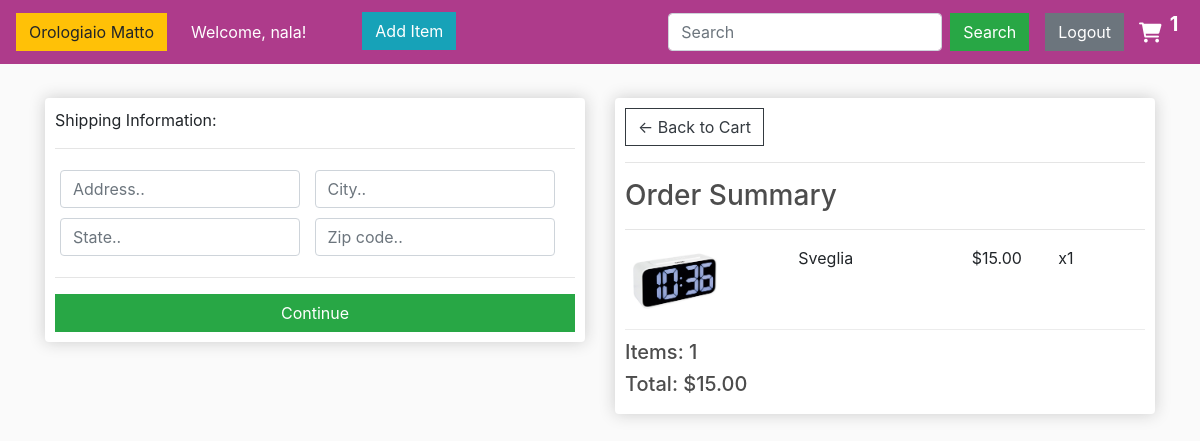
The page /checkout/ (signed in) on the database its author committed.
### ppm_products/models.py (models this page shows, shortened)
class OrderItem(models.Model):
    product = models.ForeignKey(Product, on_delete=models.SET_NULL, null=True, blank=True)
    order = models.ForeignKey(Order, on_delete=models.SET_NULL, null=True, blank=True)
    quantity = models.IntegerField(default=0, null=True, blank=True)
    date_added = models.DateTimeField(auto_now_add=True)
    @property
    def get_total(self):
        total = self.product.price * self.quantity
        return total

class Product(models.Model):
    name = models.CharField(max_length=100, null=True)
    price = models.DecimalField(max_digits=7, decimal_places=2)
    digital = models.BooleanField(default=False, null=True, blank=True)
    category = models.CharField(max_length=100, null=True)
    image = models.ImageField(null=True, blank=True)
    @property
    def imageUrl(self):
        try:
            url = self.image.url
        except:
            url = ''
        return url

class Order(models.Model):
    customer = models.ForeignKey(Customer, on_delete=models.SET_NULL, null=True, blank=True)
    date_ordered = models.DateTimeField(auto_now_add=True)
    complete = models.BooleanField(default=False, null=True, blank=True)
    transaction_id = models.CharField(max_length=100, null=True, blank=True)
    @property
    def shipping(self):
        shipping = False
        orderitems = self.orderitem_set.all()
        for i in orderitems:
            if i.product.digital == False:
                shipping = True
        return shipping
    @property
    def get_cart_total(self):
        orderitems = self.orderitem_set.all()
        total = sum([item.get_total for item in orderitems])
        return total
    @property
    def get_cart_items(self):
        orderitems = self.orderitem_set.all()
        total = sum([item.quantity for item in orderitems])
        return total

### ppm_products/views.py (the view)
# urls.py: path('checkout/', views.checkout, name='checkout'),
def checkout(request):
    data = cartData(request)
    cartItems = data['cartItems']
    order = data['order']
    items = data['items']
    context = {'items': items, 'order': order, 'cartItems': cartItems}
    return render(request, 'store/checkout.html', context)

### ppm_products/utils.py (called while the page is built)
def cartData(request):
    if request.user.is_authenticated:
        customer = request.user.customer
        order, created = Order.objects.get_or_create(customer=customer, complete=False)
        items = order.orderitem_set.all()
        cartItems = order.get_cart_items
    else:
        cookieData = cookieCart(request)
        cartItems = cookieData['cartItems']
        order = cookieData['order']
        items = cookieData['items']
    return {"cartItems": cartItems, "order": order, "items": items}

### ppm_products/templates/store/checkout.html (shortened to what this page needs)
{% extends 'store/main.html' %}
{% load static %}
{% block content %}
    <div class="row">
        <div class="col-lg-6">
            <div class="box-element" id="form-wrapper">
                <form id="form">
                    <div id="shipping-info">
                        <p>Shipping Information:</p>
                        <hr>
                        <div class="form-field">
                            <input class="form-control" type="text" name="address" placeholder="Address..">
                        </div>
                        <div class="form-field">
                            <input class="form-control" type="text" name="city" placeholder="City..">
                        </div>
                        <div class="form-field">
                            <input class="form-control" type="text" name="state" placeholder="State..">
                        </div>
                        <div class="form-field">
                            <input class="form-control" type="text" name="zipcode" placeholder="Zip code..">
                        </div>
                    </div>
                    <hr>
                    <input id="form-button" class="btn btn-success btn-block" type="submit" value="Continue">
                </form>
            </div>
            <br>
        </div>
        <div class="col-lg-6">
            <div class="box-element">
                <a  class="btn btn-outline-dark" href="{% url 'cart' %}">&#x2190; Back to Cart</a>
                <hr>
                <h3>Order Summary</h3>
                <hr>
                {% for item in items %}
                    <div class="cart-row">
                        <div style="flex:2"><img class="row-image" src="{{ item.product.imageUrl }}"></div>
                        <div style="flex:2"><p>{{ item.product.name }}</p></div>
                        <div style="flex:1"><p>${{ item.product.price }}</p></div>
                        <div style="flex:1"><p>x{{ item.quantity }}</p></div>
                    </div>
                {% endfor %}
                <h5>Items:   {{ order.get_cart_items }}</h5>
                <h5>Total:   ${{ order.get_cart_total|floatformat:2 }}</h5>
            </div>
        </div>
    </div>
{% endblock content %}

### ppm_products/templates/store/main.html (shortened to what this page needs)
<!DOCTYPE html>
{% load static %}
<html>
<head>
    <link rel="stylesheet" href="https://stackpath.bootstrapcdn.com/bootstrap/4.4.1/css/bootstrap.min.css">
    <link rel="stylesheet" type="text/css" href="{% static 'css/main.css' %}">
    <link rel="stylesheet" href="https://cdnjs.cloudflare.com/ajax/libs/font-awesome/6.0.0-beta3/css/all.min.css">
</head>
<body>
<nav class="navbar navbar-expand-lg navbar-dark bg-dark">
    <a class="navbar-brand" href="{% url 'store' %}">
        <button class="btn btn-warning"> Orologiaio Matto </button>
    </a>
    <div class="collapse navbar-collapse" id="navbarSupportedContent">
        <ul class="navbar-nav mr-auto">
            <li class="nav-item active">
                {% if user.is_authenticated %}
                    <a class="nav-link">Welcome, {{ user }}!</a>
                {% else %}
                    <a class="nav-link">You are not logged in.</a>
                {% endif %}
            </li>
            <li class="nav-item active">
                <a href="{% url 'add_product' %}" id="add_item">
                    <button class="btn btn-info ml-5">Add Item</button>
                </a>
            </li>
        </ul>
        <form class="form-inline my-2 my-lg-0" method="GET" action="{% url 'product_search' %}">
            <input class="form-control mr-sm-2" type="search" placeholder="Search" aria-label="Search" name="q">
            <button class="btn btn-success my-2 my-sm-0" type="submit">Search</button>
        </form>
        <div class="form-inline my-2 my-lg-0">
            <a href="{% url 'logout' %}" class="btn btn-secondary ml-3" id="logout">Logout</a>
            <a href="{% url 'cart' %}">
                <i class="fa-solid fa-cart-shopping fa-lg"></i>
            </a>
            <p id="cart-total">{{ cartItems }}</p>
        </div>
    </div>
</nav>
<div class="container">
    <br>
    {% block content %}
    {% endblock content %}
</div>
</body>
</html>

### static/css/main.css (style rules this page uses)
body { background-color: hsl(0, 0%, 98%); }
h1,h2,h3,h4,h5,h6 { color:hsl(0, 0%, 30%); }
.box-element { box-shadow:hsl(0, 0%, 80%) 0 0 16px; background-color: #fff; border-radius: 4px; padding: 10px; min-width: 300px; }
.bg-dark { background-color: #ae3b8b!important; }
.fa-cart-shopping { color: white; width:25px; display: inline-block; margin-left: 15px; }
#cart-total { display: block; text-align: center; color:#fff; width: 20px; height: auto; border-radius: 50%; font-size: 20px; font-weight: bolder; }
.col-lg-4, .col-lg-6, .col-lg-8, .col-lg-12 { margin-top: 10px; }
.btn { border-radius: 0; }
.row-image { width: 100px; }
.form-field { width:250px; display: inline-block; padding: 5px; }
.cart-row { display: flex; align-items: flex-start; padding-bottom: 10px; margin-bottom: 10px; border-bottom: 1px solid #ececec; }
.nav-item { justify-content: space-between; }
img { display: flex; }

### rows shown on the page
OrderItem: product.imageUrl (picture), product.name "Sveglia", product.price "15.00", quantity "1"
Order: get_cart_items "1", get_cart_total "15.00"

### other values the page prints
{{ user }} "nala"
{{ cartItems }} "1"
